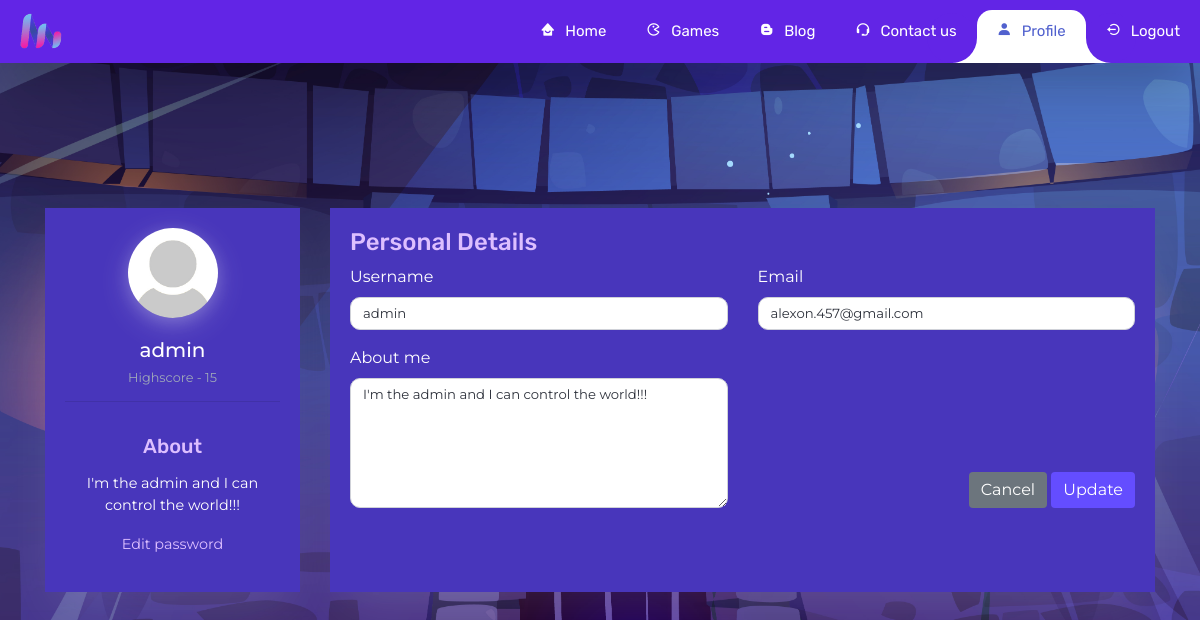
The page /profile/ (signed in) on the database as committed earlier.
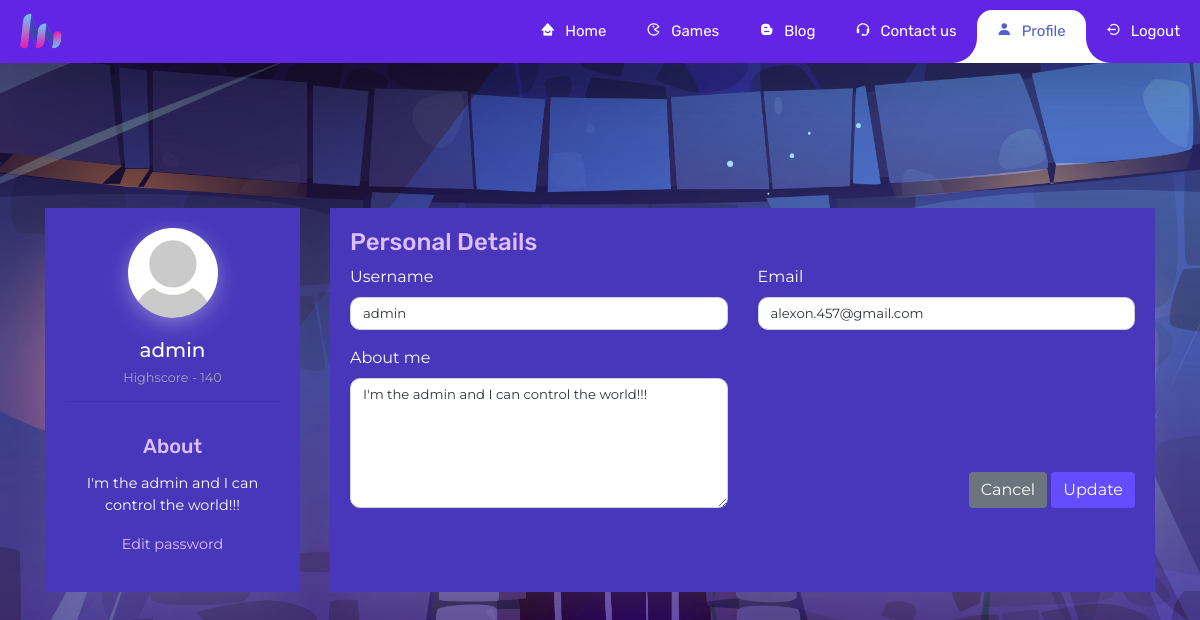
The same page on the database as committed later.
### Temporal-Game/appTemporal/models.py (models this page shows)
class ExtraFields(models.Model):
    ACCEPT_OR_NOT = [
        (0, "Yes, I do accept the privacy policy."),
        (1, "No, I do not accept the privacy policy.")
    ]
    user = models.OneToOneField(User, on_delete=models.CASCADE)
    privacy_policy = models.BooleanField(choices=ACCEPT_OR_NOT, default=1)
    highscore = models.IntegerField(default=0)
    about = models.TextField(default='This is my bio! I love animals and history', max_length=60)
    profile_picture = models.URLField(default='http://127.0.0.1:8000/static/img/profilePictures/def.jpg')

### Temporal-Game/appTemporal/views.py (the view)
# urls.py: path('profile/', views.profileView, name='profile'),
@login_required
def profileView(request):
    user = get_user_model()
    usu = user.objects.get(username=request.user)
    extrafields = ExtraFields.objects.filter(user=usu).first()
    if request.method == 'POST':
        form = UpdateCombinedForm(request.POST, user=usu, extrafields=extrafields)
        if form.is_valid():
            form.save() # Guardo los datos en la BBDD
            return redirect('profile')
    else:
        form = UpdateCombinedForm(user=usu, extrafields=extrafields)
    return render(request, 'registration/editProfile.html', {"extrafields": extrafields, "user": usu, 'form': form})

### Temporal-Game/appTemporal/templates/registration/editProfile.html (shortened to what this page needs)
{% extends '../Base/base.html' %}
{% load static %}
{% block extra_head %}
    <link href="{% static 'css/editProfile.css' %}" rel="stylesheet">
{% endblock extra_head %}
{% block active_template %}
  <ul class="navbar-nav ml-auto">
    <div class="hori-selector">
      <div class="left-navbar"></div>
      <div class="right-navbar"></div>
    </div>
    <li class="nav-item">
      <a class="nav-link" href="{% url 'index' %}">
        <i class='bx bxs-home-smile'></i>Home
      </a>
    </li>
    <li class="nav-item ">
      <a class="nav-link" href="{% url 'games' %}">
        <i class='bx bx-game'></i>Games
      </a>
    </li>
    <li class="nav-item">
      <a class="nav-link" href="#">
        <i class='bx bxl-blogger'></i>Blog
      </a>
    </li>
    <li class="nav-item">
      <a class="nav-link" href="{% url 'contact' %}">
        <i class='bx bx-support'></i>Contact us
      </a>
    </li>
    <li class="nav-item active">
      <a class="nav-link" href="{% url 'profile' %}">
        <i class='bx bxs-user'></i>Profile
      </a>
    </li>
    <li class="nav-item">
      {% if user.is_authenticated %}
        <a class="nav-link" href="{% url 'logout' %}">
          <i class='bx bx-log-out-circle'></i>Logout
        </a>
      {% else %}
        <a class="nav-link" href="{% url 'login' %}">
          <i class='bx bx-log-in-circle'></i>Login
        </a>
      {% endif %}
    </li>
  </ul>
{% endblock active_template %}
{% block content %}
<div class="container">
    <div class="row gutters">
        <div class="col-xl-3 col-lg-3 col-md-12 col-sm-12 col-12">
            <div class="card h-100">
                <div class="card-body">
                    <div class="account-settings">
                        <div class="user-profile">
                          <div class="user-avatar" id="avatar-container">
                            <img id="profile-picture" src="{% static 'img/profilePictures/def.jpg' %}" alt="Profile Picture">
                        </div>
                            <h5 class="user-name">{{ user.username }}</h5>
                            <h6 class="user-email">Highscore - {{ extrafields.highscore }}</h6>
                            <hr>
                        </div>
                        <div class="about">
                            <h5>About</h5>
                            <p>
                                {{ extrafields.about }}
                            </p>
                            <a href="{% url 'reset_password' %}">Edit password</a>
                        </div>
                    </div>
                </div>
            </div>
        </div>
        <div class="col-xl-9 col-lg-9 col-md-12 col-sm-12 col-12">
        <div class="card h-100">
            <div class="card-body">
                <form class="row gutters" method="post">
                    <div class="col-xl-12 col-lg-12 col-md-12 col-sm-12 col-12">
                        <h4 class="mb-2 text-primary">Personal Details</h4>
                    </div>
                    <div class="col-xl-6 col-lg-6 col-md-6 col-sm-6 col-12">
                        <div class="form-group">
                            <label for="fullName">Username</label>
                            {{ form.username }}
                        </div>
                    </div>
                    <div class="col-xl-6 col-lg-6 col-md-6 col-sm-6 col-12">
                        <div class="form-group">
                            <label for="eMail">Email</label>
                            {{ form.email }}
                        </div>
                    </div>
                    <div class="col-xl-6 col-lg-6 col-md-6 col-sm-6 col-12">
                        <div class="form-group">
                            <label for="editableText">About me</label>
                            {{ form.about }}
                        </div>
                    </div>
                    <div class="col-xl-6 col-lg-6 col-md-6 col-sm-6 col-12 d-flex align-items-end justify-content-end">
                      <div class="text-right mb-3">
                        <input type="reset" id="cancel" name="submit" class="btn btn-secondary" value="Cancel">
                        <input type="submit" id="updateUser" name="submit" class="btn btn-primary" value="Update">
                      </div>
                    </div>
                </form>
            </div>
        </div>
    </div>
</div>
{% endblock content %}

### Temporal-Game/appTemporal/templates/Base/base.html (shortened to what this page needs)
{% load static %}
<!DOCTYPE html>
<html lang="en">
	<head>
		<link href='https://unpkg.com/boxicons@2.0.9/css/boxicons.min.css' rel='stylesheet'>
		<link rel="stylesheet" href="https://stackpath.bootstrapcdn.com/font-awesome/4.7.0/css/font-awesome.min.css">
		<link href="{% static 'css/navbar.css' %}" rel='stylesheet'>
		<link rel="stylesheet" href="https://cdn.jsdelivr.net/npm/bootstrap@4.0.0/dist/css/bootstrap.min.css">
		{% block extra_head %}{% endblock extra_head %}
	</head>
	<body>
		<nav id="navbar" class="navbar navbar-expand-custom navbar-mainbg">
			<a class="navbar-brand navbar-logo" href="{% url 'index' %}">
				<div class="logo-nav"></div>
			</a>
			<div class="collapse navbar-collapse" id="navbarSupportedContent">
				{% block active_template %}{% endblock active_template %}
			</div>
		</nav>
		{% block content %}{% endblock content %}
	</body>
</html>

### Temporal-Game/appTemporal/static/css/navbar.css (style rules this page uses)
*, *::before, *::after { padding: 0; margin: 0; box-sizing: border-box; }
html, body { scroll-behavior: smooth; }
.navbar-logo { padding: 15px; color: #fff; }
.navbar { padding: 0 !important; position: fixed !important; width: 100% !important; z-index: 99999 !important; box-shadow: rgba(0, 0, 0, 0.25) 0px 25px 50px -12px; }
.navbar-mainbg { background-color: #6225E6; padding: 0px; }
#navbarSupportedContent { overflow: hidden; position: relative; }
#navbarSupportedContent ul { padding: 0px; margin: 0px; }
#navbarSupportedContent ul li a i { margin-right: 10px; }
#navbarSupportedContent li { list-style-type: none; float: left; }
#navbarSupportedContent ul li a { font-family: "Rubik", Sans-serif; color: white; text-decoration: none; font-size: 15px; display: block; padding: 20px 20px; transition-duration: 0.6s; transition-timing-function: cubic-bezier(0.68, -0.55, 0.265, 1.55); position: relative; }
#navbarSupportedContent > ul > li.active > a { color: #5161ce; background-color: transparent; transition: all 0.7s; }
.hori-selector { display: inline-block; position: absolute; height: 100%; top: 0px; left: 0px; transition-duration: 0.6s; transition-timing-function: cubic-bezier(0.68, -0.55, 0.265, 1.55); background-color: #fff; border-top-left-radius: 15px; border-top-right-radius: 15px; margin-top: 10px; }
.hori-selector .right-navbar, .hori-selector .left-navbar { position: absolute; width: 25px; height: 25px; background-color: #fff; bottom: 10px; }
.hori-selector .right-navbar { right: -25px; }
.hori-selector .left-navbar { left: -25px; }
.hori-selector .right-navbar:before, .hori-selector .left-navbar:before { content: ""; position: absolute; width: 50px; height: 50px; border-radius: 50%; background-color: #6225E6; }
.hori-selector .right-navbar:before { bottom: 0; right: -25px; }
.hori-selector .left-navbar:before { bottom: 0; left: -25px; }
@media (min-width: 992px) { .navbar-expand-custom { -ms-flex-flow: row nowrap; flex-flow: row nowrap; -ms-flex-pack: start; justify-content: flex-start; } }
@media (min-width: 992px) { .navbar-expand-custom .navbar-nav { -ms-flex-direction: row; flex-direction: row; } }
@media (min-width: 992px) { .navbar-expand-custom .navbar-collapse { display: -ms-flexbox !important; display: flex !important; -ms-flex-preferred-size: auto; flex-basis: auto; } }
.logo-nav { min-width: 50px; min-height: 50px; background-image: url("../img/logo.png"); background-repeat: no-repeat; background-size: contain; background-position: center center; }

Rows that differ between the two databases and show on the page:
changed ExtraFields "I'm the admin and I can control the world!!!": highscore "15" → "140"
